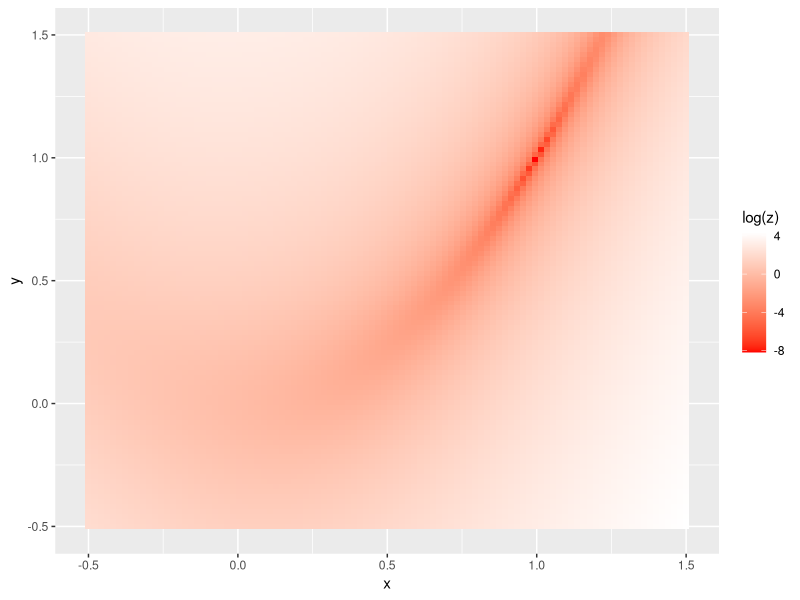
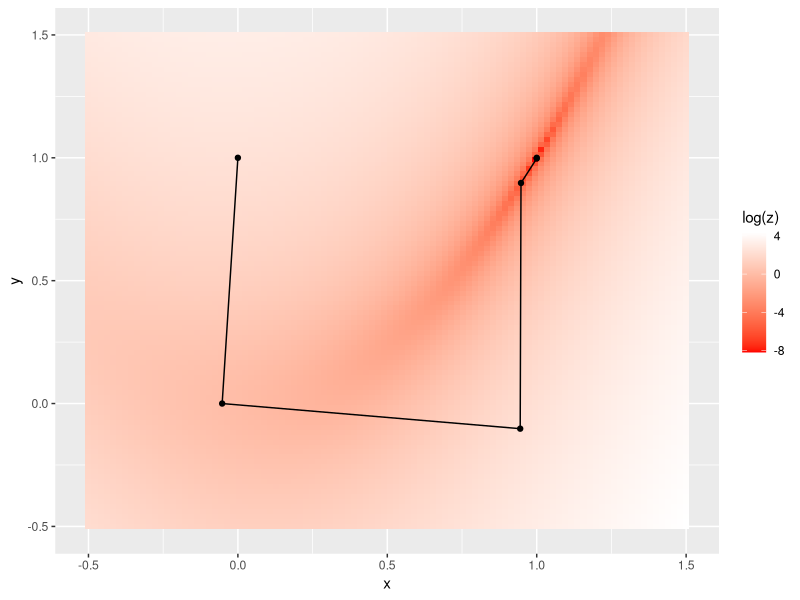

These charts were generated, in order, by the following R code:
# ニュートン法

library(ggplot2)

call.2 = function( fun, x, y ){ fun(cbind(x,y)) }
f  = function(x){
  if( !is.matrix(x) ){ x = matrix(x,1,2) }
  (x[,1]-1)^2+10*(x[,1]^2-x[,2])^2
  }
df = function(x){
  if( !is.matrix(x) ){ x = matrix(x,1,2) }
  cbind( 2*(x[,1]-1)+20*(x[,1]^2-x[,2])*2*x[,1],
         -20*(x[,1]^2-x[,2] ) )
}
Hf = function(x){ 
  if( !is.matrix(x) ){ x = matrix(x,1,2) }
  matrix( c(2+40*(3*x[,1]^2-x[,2]),-40*x[,1],-40*x[,1],20), 2,2 )
  }

q.solve = function( x0 ){ -1 * df(x0) %*% solve(Hf(x0)) }

# 関数値の可視化
N <- 100
x <- seq(-0.5,1.5, length=N)
y <- seq(-0.5,1.5, length=N)
d.cont <- data.frame( x=rep(x,N), y=rep(y,each=N) )
d.cont <- transform(d.cont, z=call.2( f, x, y ) )

p <- ggplot()
p <- p + geom_tile( data=d.cont, aes(x=x,y=y,z=z,fill=log(z) )) 
p <- p + scale_fill_gradient(low = "red", high = "white") 
print(p)
                    
# ニュートン法
x = 0
y = 1
ps = data.frame( x=x, y=y, z=f(c(x,y)) )
while( sum(df(c(x,y))^2) > 0.0001 ){
  d = q.solve( matrix(c(x,y),1,2 ) )
  x = x + d[1]
  y = y + d[2]
  ps = rbind( ps, data.frame( x=x, y=y, z=f(c(x,y)) ) )
}

p <- ggplot()
p <- p + geom_tile( data=d.cont, aes(x=x,y=y,z=z,fill=log(z) )) 
p <- p + scale_fill_gradient(low = "red", high = "white") 
p <- p + geom_point( data=ps, aes(x=x,y=y) ) + geom_path( data=ps, aes(x=x,y=y) )
print(p)
